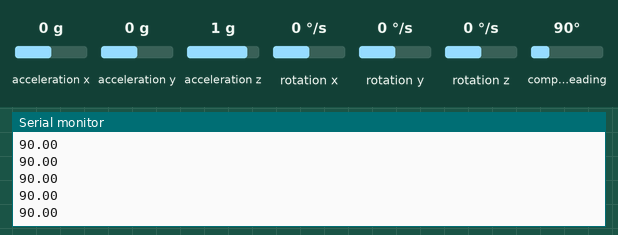
The sketch below on a simulated Arduino Uno, built with avr-gcc and run on an emulated ATmega328P. Shown: the last lines printed to the serial monitor. The inputs (shaded band) are chosen by the test bench; at power-on: compass heading 90°, acceleration x 0 g, acceleration y 0 g, acceleration z 1 g, rotation x 0 °/s, rotation y 0 °/s, rotation z 0 °/s.

Above: at 8.2 s.
8.3 s: compass heading set to 7°
At 8.9 s:
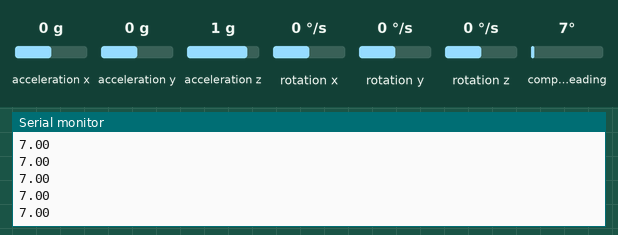
9.8 s: compass heading set to 180°
At 10.7 s:
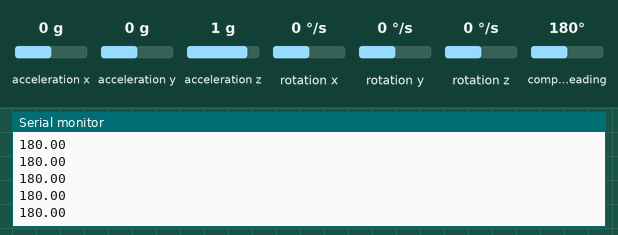
Timing chart, 0 to 12.8 s (numbered marks = the images above; inputs shaded):
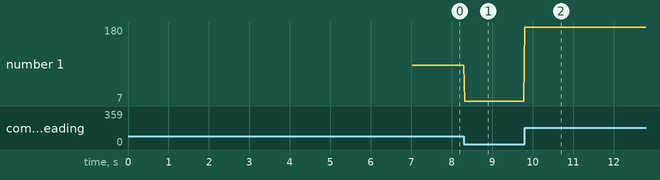

The sketch:

MPU9250_yaw.ino
```cpp
#include "MPU9250.h"

MPU9250 mpu;

void setup()
{
    Serial.begin(115200);

    Wire.begin();

    delay(2000);
    mpu.setup();
    delay(5000);

    // Casa David
    float accbias[] = {-134.83, -29.91, 33.02};
    float gyrobias[] = {-0.42, 2.45, -0.50};
    float magbias[] = {124.75, 95.20, -311.45};
    float magscale[] = {1.09, 1.09, 0.86};

    /**GIA
    float accbias[] = {-61.71, 4.82, 16.11};
    float gyrobias[] = {-4.59, -0.35, 2.70};
    float magbias[] = {-40.68, 308.03, -92.67};
    float magscale[] = {0.99, 1.05, 0.96};
     */


    for(int i=0;i<3;i++){
      mpu.setAccBias(i,accbias[i]*0.001);
      mpu.setGyroBias(i,gyrobias[i]);
      mpu.setMagBias(i,magbias[i]);
      mpu.setMagScale(i,magscale[i]);
    }
    /*
     *< calibration parameters > Valores en el GIA (suelto en la mesa)
      accel bias [g]:
      -61.71, 4.82, 16.11
      gyro bias [deg/s]:
      -4.59, -0.35, 2.70
      mag bias [mG]:
      -40.68, 308.03, -92.67
      mag scale []:
      0.99, 1.05, 0.96

      < calibration parameters > Valores en casa de David (montado en robot)
      accel bias [g]:
      -134.83, -29.91, 33.02
      gyro bias [deg/s]:
      -0.42, 2.45, -0.50
      mag bias [mG]:
      124.75, 95.20, -311.45
      mag scale []:
      1.09, 1.09, 0.86
      */

    //calibrate anytime you want to
    //mpu.calibrateAccelGyro();
    //mpu.calibrateMag();

    mpu.printCalibration();
}

void loop()
{
    static uint32_t prev_ms = millis();
    if ((millis() - prev_ms) > 16)
    {
        mpu.update();
        //mpu.print();

        //Serial.print("roll  (x-forward (north)) : ");
        //Serial.println(mpu.getRoll());
        //Serial.print("pitch (y-right (east))    : ");
        //Serial.println(mpu.getPitch());
        //Serial.print("yaw   (z-down (down))     : ");
        Serial.println(mpu.getYaw());

        prev_ms = millis();
    }
}
```

Measured:
- after the input at 8.3 s, the serial monitor: prints a new line at once (image 1)
- after the input at 9.8 s, the serial monitor: prints a new line at once (image 2)
- plotted number 1: 90 → 7 after the input at 8.3 s, 7 → 180 after the input at 9.8 s
